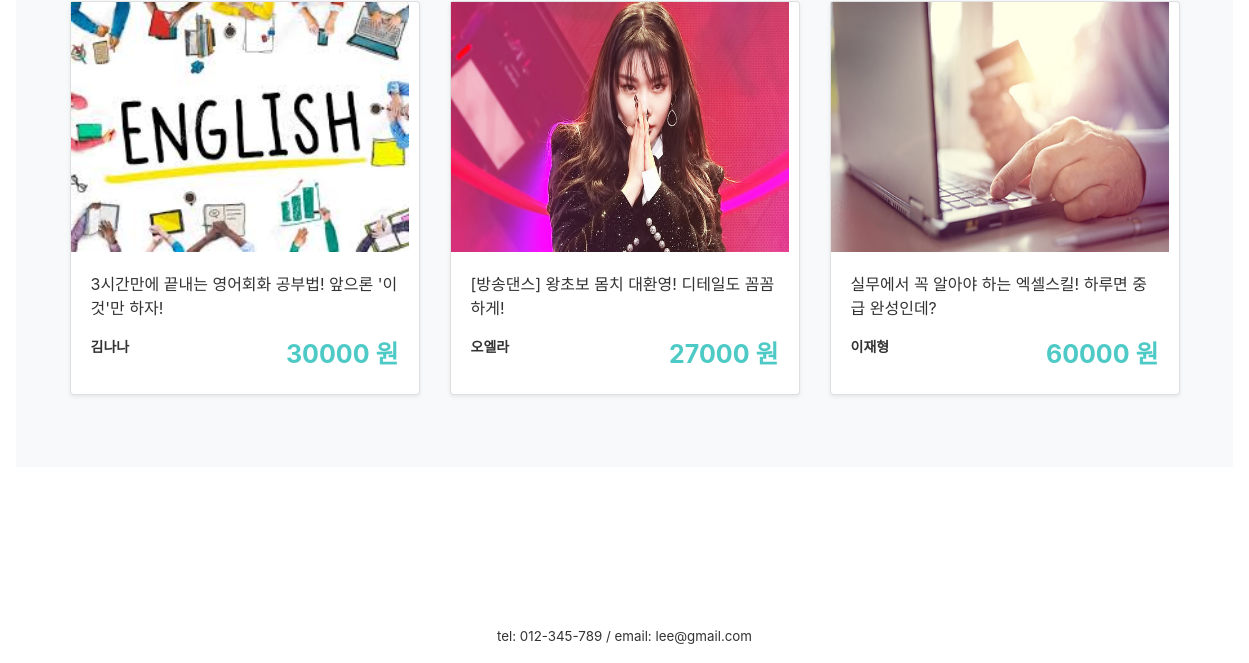
Page /main/ (lower part) on the earlier database version.
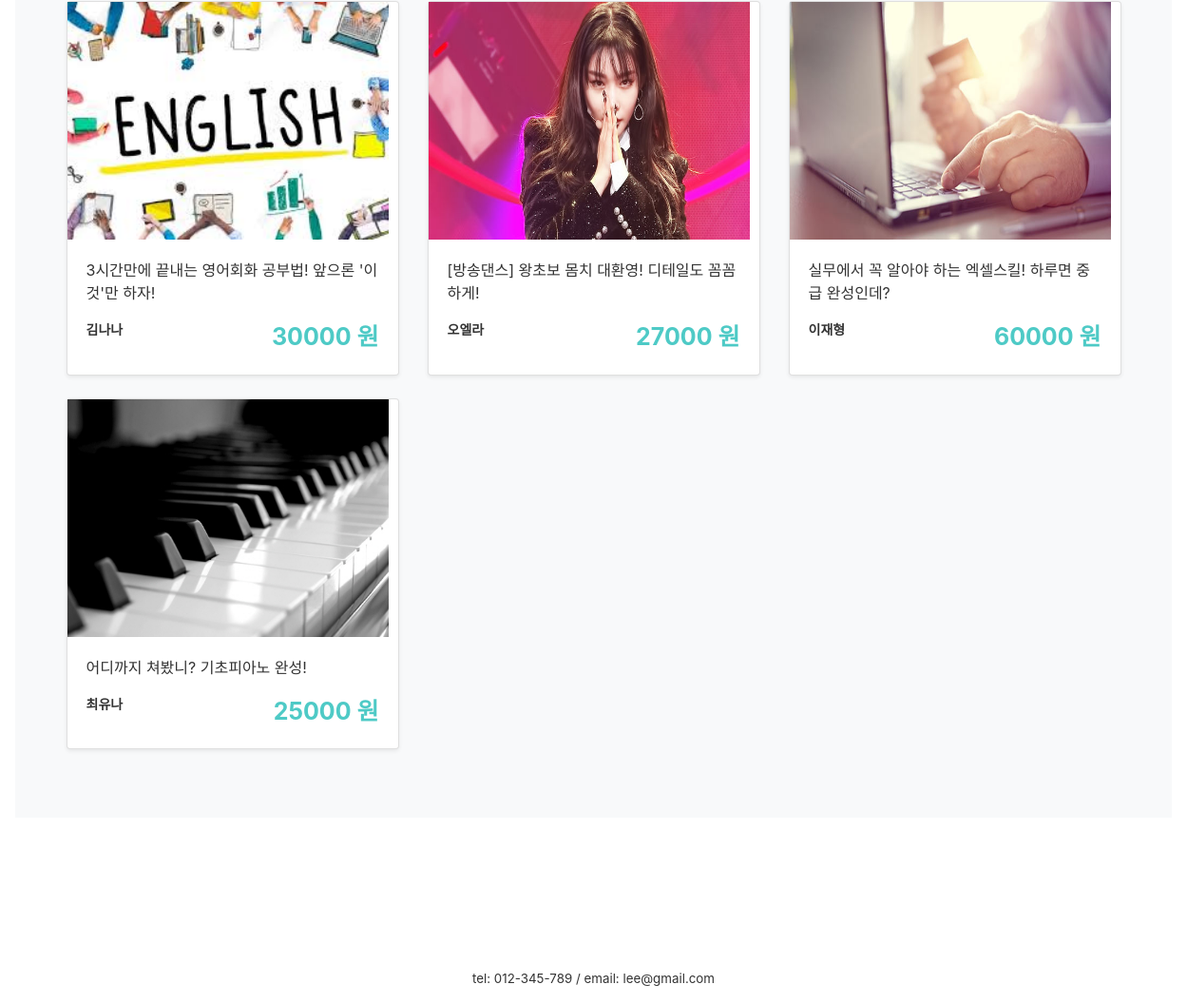
Same page on the later database version.
### firstApp/models.py (models this page shows, shortened)
class Class(models.Model):
    author = models.ForeignKey(settings.AUTH_USER_MODEL, on_delete=models.CASCADE, default=1)
    title = models.CharField(max_length=50)
    tutor = models.CharField(max_length=10)
    tutor_photo = models.ImageField(upload_to="tutor", default='')
    tutor_insta = models.CharField(null=True, blank=True, max_length=50, default='')
    tutor_blog = models.CharField(null=True, blank=True, max_length=50, default='')
    tutor_youtube = models.CharField(null=True, blank=True, max_length=50, default='')
    category = models.ForeignKey('firstApp.Category', on_delete=models.CASCADE, default=1, related_name='category')
    area = models.ForeignKey('firstApp.Area', on_delete=models.CASCADE, default=1)
    date = models.DateTimeField(default=timezone.now)
    photo = models.ImageField(upload_to="class")
    body = RichTextUploadingField(default='')
    tutor_body = RichTextUploadingField(default='')
    price = models.PositiveIntegerField(null=True)
    time = models.PositiveIntegerField(null=True)
    level = models.ForeignKey('firstApp.Level', on_delete=models.CASCADE, default=1, related_name='level')
    mode = models.ForeignKey('firstApp.Mode', on_delete=models.CASCADE, default=1, related_name='mode')
    in_min = models.PositiveIntegerField(null=True, blank=True, default='1')
    in_max = models.PositiveIntegerField(null=True, blank=True, default='1')

### firstApp/views.py (the view)
# urls.py: path('main/', views.blogMain, name='main'),
def blogMain(request):
    classs = Class.objects.all()
    return render(request, 'firstApp/blogMain.html', {'classs':classs})

### firstApp/templates/firstApp/blogMain.html (shortened to what this page needs)
{% extends 'firstApp/base.html'%}
{% load static %}
{% block upper_content %}
<link rel="stylesheet" href="{% static 'css/catelist.css' %}">
{% endblock upper_content%}
{% block content %}
<div class="album py-5 bg-light">
      <div class="container">
        <div class="row">
          {% for class in classs %}
          <div class="col-md-4">
            <a class="productdetail"
               href="{% url 'product' class.id %}">
              <div class="card mb-4 shadow-sm">
              <img src="{{class.photo.url}}" width="338px" height="250px">
<div class="card-body">
                <p class="class_title">{{class.title}}</p>
                  <small class="tutor_name">{{class.tutor}}</small>
                    <span class="class_price">{{class.price}} 원</span>
                </div>
              </div>
            </a>
          </div>
          {% endfor %}
        </div>
      </div>
    </div>
{% endblock content%}

### firstApp/templates/firstApp/base.html (shortened to what this page needs)
{% load static %}
<link rel="stylesheet" href="https://stackpath.bootstrapcdn.com/bootstrap/4.4.1/css/bootstrap.min.css"
>
<link rel="stylesheet" href="{% static 'css/base.css' %}">
<link rel="stylesheet" href="{% static 'css/navbar_custom.css' %}">
<main role="main">
  {% block upper_content %}
  {% endblock upper_content%}
  {% block content %}
  {% endblock content%}
</main>
<footer class="mastfoot mt-auto text-center">
  <div class="inner" style="margin-top:10rem;">
    <p style="margin:0">tel: 012-345-789 /
      email: lee@gmail.com</p>
  </div>
</footer>

### firstApp/static/css/base.css (style rules this page uses)
.class_price { float:right; color:#4ECAC6; font-weight:bold; font-size:25px; }
.tutor_name { font-weight:bold; font-size:14px; }
.mastfoot { color: #333; }
.inner { font-size:10pt; }

### firstApp/static/css/navbar_custom.css (style rules this page uses)
a { color:#333; }

Differences in the rows shown:
added Class: photo (picture), title "어디까지 쳐봤니? 기초피아노 완성!", tutor "최유나", price "25000"
